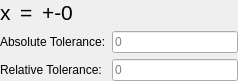
<?xml version="1.0" encoding="UTF-8"?>
<ui version="4.0">
 <class>Form</class>
 <widget class="QWidget" name="Form">
  <property name="geometry">
   <rect>
    <x>0</x>
    <y>0</y>
    <width>238</width>
    <height>80</height>
   </rect>
  </property>
  <property name="windowTitle">
   <string>Form</string>
  </property>
  <layout class="QVBoxLayout" name="verticalLayout">
   <property name="spacing">
    <number>6</number>
   </property>
   <property name="leftMargin">
    <number>0</number>
   </property>
   <property name="topMargin">
    <number>0</number>
   </property>
   <property name="rightMargin">
    <number>0</number>
   </property>
   <property name="bottomMargin">
    <number>0</number>
   </property>
   <item>
    <layout class="QHBoxLayout" name="horizontalLayout">
     <property name="spacing">
      <number>9</number>
     </property>
     <item>
      <widget class="QLabel" name="x_label">
       <property name="font">
        <font>
         <pointsize>16</pointsize>
        </font>
       </property>
       <property name="text">
        <string>x</string>
       </property>
      </widget>
     </item>
     <item>
      <widget class="QLabel" name="comp_symbol_label">
       <property name="font">
        <font>
         <pointsize>16</pointsize>
        </font>
       </property>
       <property name="text">
        <string>=</string>
       </property>
      </widget>
     </item>
     <item>
      <layout class="QVBoxLayout" name="value_layout">
       <property name="spacing">
        <number>0</number>
       </property>
      </layout>
     </item>
     <item>
      <widget class="QLabel" name="range_label">
       <property name="font">
        <font>
         <pointsize>16</pointsize>
        </font>
       </property>
       <property name="text">
        <string>+-0</string>
       </property>
      </widget>
     </item>
     <item>
      <spacer name="horizontalSpacer">
       <property name="orientation">
        <enum>Qt::Horizontal</enum>
       </property>
       <property name="sizeHint" stdset="0">
        <size>
         <width>40</width>
         <height>20</height>
        </size>
       </property>
      </spacer>
     </item>
    </layout>
   </item>
   <item>
    <layout class="QFormLayout" name="formLayout">
     <item row="0" column="0">
      <widget class="QLabel" name="atol_label">
       <property name="text">
        <string>Absolute Tolerance:</string>
       </property>
      </widget>
     </item>
     <item row="0" column="1">
      <widget class="QLineEdit" name="atol_edit">
       <property name="placeholderText">
        <string>0</string>
       </property>
      </widget>
     </item>
     <item row="1" column="0">
      <widget class="QLabel" name="rtol_label">
       <property name="text">
        <string>Relative Tolerance:</string>
       </property>
      </widget>
     </item>
     <item row="1" column="1">
      <widget class="QLineEdit" name="rtol_edit">
       <property name="placeholderText">
        <string>0</string>
       </property>
      </widget>
     </item>
    </layout>
   </item>
  </layout>
 </widget>
 <resources/>
 <connections/>
</ui>
